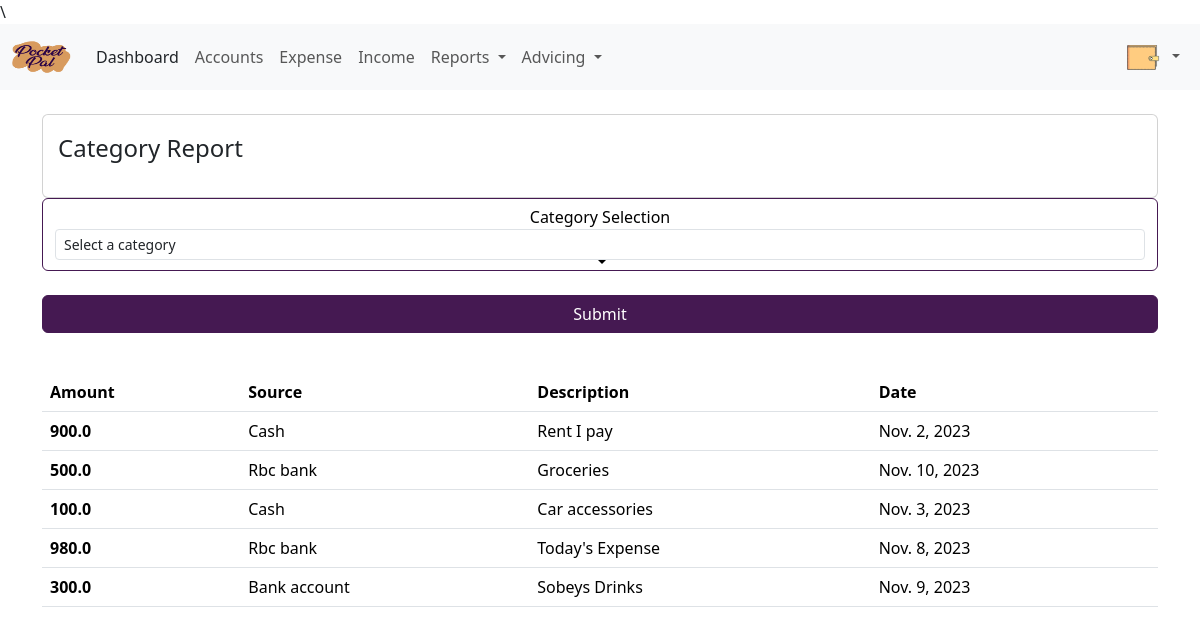
The page /expense/expense_summary_category/ (signed in) on the database as committed earlier.
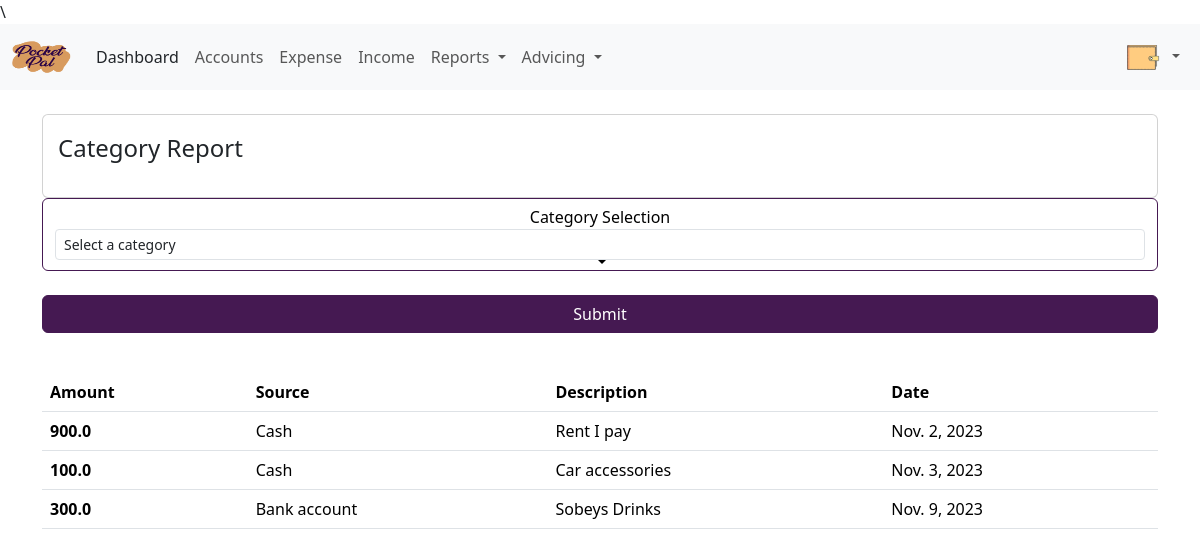
The same page on the database as committed later.
### Expense/models.py (models this page shows, shortened)
class Expense(models.Model):
    user = models.ForeignKey(to = User,on_delete=models.CASCADE)
    amount = models.FloatField()
    date = models.DateField(default = localtime)
    description = models.TextField()
    category = models.ForeignKey(to=Category,on_delete=models.CASCADE)
    source = models.ForeignKey(to = Source, on_delete=models.CASCADE)
    created_at = models.DateTimeField(default=localtime)
    title = models.CharField(max_length=255)
    class Meta:
        ordering:['-date']

### Income/models.py (models this page shows, shortened)
class Source(models.Model):
	user = models.ForeignKey(to = User,on_delete=models.CASCADE)
	source = models.CharField(max_length = 256)
	created_at = models.DateTimeField(default=localtime)
	class Meta:
		verbose_name_plural = 'Income Sources'

### Expense/views.py (the view, shortened to what this page needs)
# urls.py: path('expense_summary_category/', views.expense_summary_category, name = "expense_summary_category"),
@login_required(login_url='login')
def expense_summary_category(request):
    expenses = Expense.objects.filter(user = request.user)
    categories = Category.objects.all()
    context = {
        'expenses' : expenses,
        'categories' : categories,
    }
    if request.method == 'GET':
        return render(request, 'expense/expense_summary_category.html', context)

### templates/expense/expense_summary_category.html (shortened to what this page needs)
{% load static %}
<!DOCTYPE html>
<html lang="en">
<head>
  <link href="https://cdn.jsdelivr.net/npm/bootstrap@5.3.2/dist/css/bootstrap.min.css" rel="stylesheet"
>
</head>
<body>
  {% include "partials/_sideNav2.html" %}
  <section class="text-center text-lg-start">
    <div class="container py-4">
      <div class="row g-0 align-items-center">
        <div class="card cascading-right"
          style="padding: 15px; background: hsla(0, 0%, 100%, 0.55); backdrop-filter: blur(30px);">
          <div class="row">
            <div class="col-9">
              <p class="fs-4 text-start">Category Report</p>
            </div>
          </div>
        </div>
        <div class="form-group" style="padding-bottom: 20px;">
          <form id="task-form" method="POST">
            <div class="form-group">
              <div class="dropdown mb-4">
                <div class="form-control btn btn-primary btn-sub dropdown-toggle">
                  <label for="">Category Selection</label>
                  <select class="form-control form-control-sm" name="category" data-toggle="dropdown" id="category">
                    <option selected value="select" disabled>Select a category</option>
                  </select>
                </div>
              </div>
            </div>
            <div class="text-center">
              <button type="submit" class="btn btn-info btn-primary mb-4">Submit</button>
            </div>
          </form>
          {% if expenses %}
          <div>
            <table class="table">
              <thead class="thead-dark">
                <tr>
                  <th scope="col">Amount</th>
                  <th scope="col">Source</th>
                  <th scope="col">Description</th>
                  <th scope="col">Date</th>
                </tr>
              </thead>
              <tbody>
                {% for expense in expenses %}
                <tr>
                  <th scope="row" id="expense_amount">{{expense.amount}}</th>
                  <td id="expense_category">{{expense.source.source}}</td>
                  <td id="expense_description">{{expense.description}}</td>
                  <td id="expense_date">{{expense.date}}</td>
                </tr>
                {% endfor %}
              </tbody>
            </table>
          </div>
          {% else %}
          <h5 class="h3 text-black mb-0 text-center">No expenses for this category</a></h5>
          {% endif %}
        </div>
      </div>
    </div>
  </section>
</body>
</html>

Rows that differ between the two databases and show on the page:
removed Expense: amount "500.0", source.source "Rbc bank", description "Groceries", date "Nov. 10, 2023"
removed Expense: amount "980.0", source.source "Rbc bank", description "Today's Expense", date "Nov. 8, 2023"
